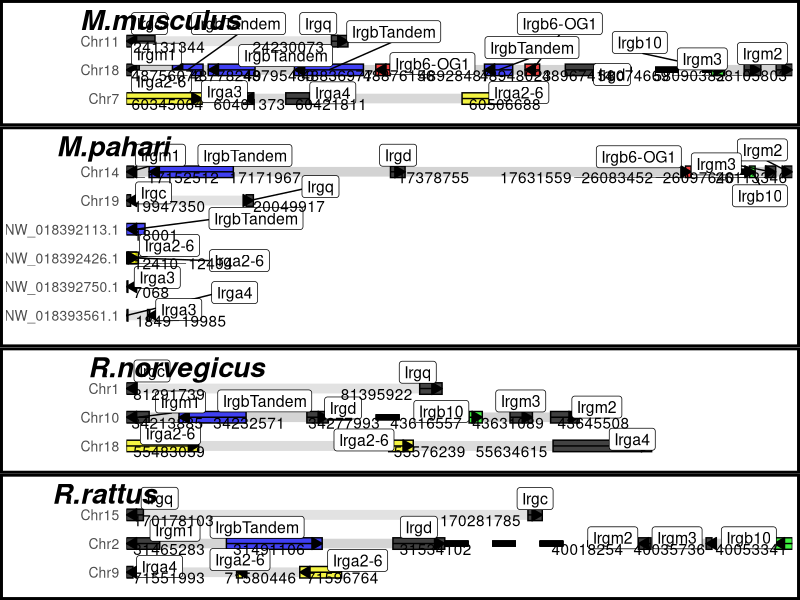
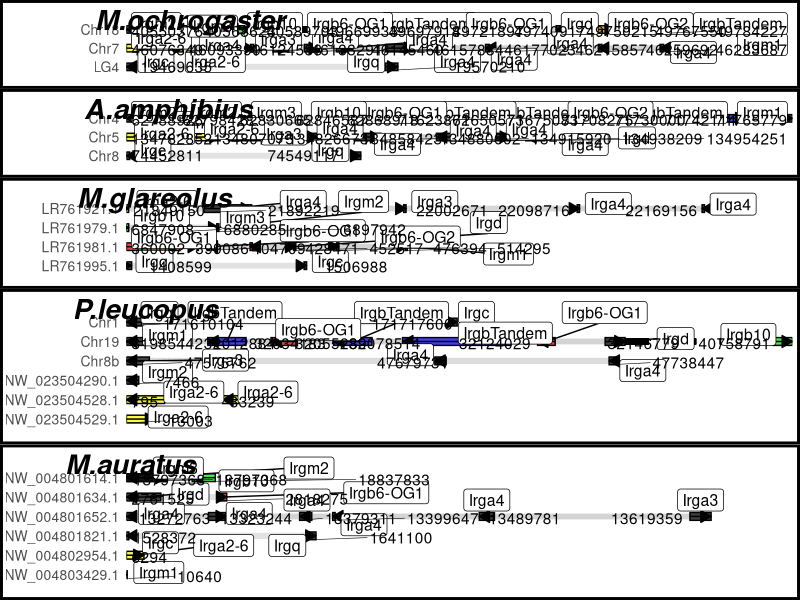

The R source for these figures, in order:
library(ggplot2)
library(reshape2)
library(dplyr)
library(gridExtra)
library(ggrepel)
library(cowplot)

data <- read.csv("../data/data4syntheny.csv", sep = "\t")

# order chromosomes
data$chr <- as.factor(data$chr)
data <- data[order(data$chr),]
d1 <- data[grep("Chr", data$chr),]
d1 <- d1[order(as.numeric(gsub("b", "", gsub("Chr","",d1$chr)))),]
d1$chr <- factor(d1$chr, levels = unique(d1$chr)) 
d2 <- data[!grepl("Chr", data$chr),]
data <- rbind(d1, d2)
# add counter per species
data <- data %>% group_by(Species) %>% mutate(rankChr = dense_rank(chr))

#add full represented chr length
d1 <- data %>% group_by(Species, chr) %>%
  summarise(chrStart=min(start), chrEnd=max(end), chrLength=max(end)-min(start))
data <- merge(data, d1)
# set x break: is gene far from chr start? if yes, break
breakStart <- 2500000
data$part <- "part1"
data$part[data$start - data$chrStart > breakStart] <- "part2"

d1 <- data[data$part %in% "part1",] %>% group_by(Species, chr) %>%
  summarise(part1chrStart=min(start), part1chrEnd=max(end), part1chrLength=max(end)-min(start))
d2 <- data[data$part %in% "part2",] %>% group_by(Species, chr) %>%
  summarise(part2chrStart=min(start), part2chrEnd=max(end), part2chrLength=max(end)-min(start))
data <- merge(data,merge(d1, d2, all = T))
data$part2chrLength[is.na(data$part2chrLength)] <- 0

data$isBreak <- F
data$isBreak[data$part2chrLength > 1] <- T

# coord for plot
## Part 1
data$geneStartPlot <- data$start - data$chrStart
data$geneEndPlot <- data$end - data$chrStart
## Part 2
breakSizePlot <- 50000
# reducton: real end - break plot end
reduct <- data$part2chrStart[data$part %in% "part2"] - (
  data$part1chrEnd[data$part %in% "part2"] - data$chrStart[data$part %in% "part2"] + breakSizePlot)
# data$start - data$chrStart - reduction
data$geneStartPlot[data$part %in% "part2"] <- data$start[data$part %in% "part2"]  - reduct
data$geneEndPlot[data$part %in% "part2"] <- data$end[data$part %in% "part2"]  - reduct

# # set up end and start of arrow
data$arrowStart <- data$geneStartPlot
data$arrowEnd <- data$geneEndPlot
data$arrowStart[data$forward_reverse %in% "R"] <- data$geneEndPlot[data$forward_reverse %in% "R"]
data$arrowEnd[data$forward_reverse %in% "R"] <- data$geneStartPlot[data$forward_reverse %in% "R"] 

# choose colors
group.colors <- c(IrgbTandem = "blue", "Irgb6-OG1" = "red", "Irgb6-OG2" = "orange", Irgb10 ="green", "Irga2-6" = "yellow",
                  Irga4=1, Irga3=1, Irgm1=1, Irgc=1, Irgm2=1, Irgd=1, Irgq=1, Irgm3=1)

makePlotPerSpecies <- function(df){
  ggplot(df)+
    # space for species name on top as label in plot_grid
    geom_rect(aes(xmin=0, xmax = 100000, ymin=0, ymax=0), col = "white") +
    # chr part1 & part2
    geom_rect(aes(xmin=0, xmax= part1chrLength, 
                  ymin=rankChr-0.2,ymax=rankChr+0.2), fill = "lightgrey", col = "white", alpha=.4)+
    geom_rect(aes(xmin=part1chrLength+breakSizePlot, xmax= part1chrLength + breakSizePlot + part2chrLength, 
                    ymin=rankChr-0.2,ymax=rankChr+0.2), fill = "lightgrey", col = "white", alpha=.4)+
    scale_y_reverse(breaks=1:length(unique(df$chr)), labels = unique(df$chr))+
    # make a cut for long chromosomes
    geom_segment(aes(x=part1chrEnd-part1chrStart, xend= part1chrEnd-part1chrStart+breakSizePlot,
                  y=rankChr,yend=rankChr, col = isBreak), linetype = 2, size =2)+
    scale_color_manual(values = c("white", "black"))+
    # genes
    geom_rect(aes(xmin=geneStartPlot, xmax=geneEndPlot, ymin=rankChr-0.2,ymax=rankChr+0.2, fill=IrgName),
              col="black", alpha = 0.7) +
    scale_fill_manual(values = group.colors)+
    # arrow in genes
    geom_segment(aes(x=arrowStart, xend=arrowEnd, y=rankChr, yend=rankChr),
                 arrow= arrow(length=unit(0.30,"cm"),type = "closed"), color ="black") +
    # genes labels
    geom_label_repel(aes(x = (geneEndPlot + geneStartPlot)/2, y = rankChr, label=IrgName), size = 4, nudge_y = 0.1)+
  # genomic position
  geom_text_repel(aes(x = geneStartPlot, y = rankChr+0.2, label=start),
                  force = 0.5, nudge_y = -0.2, direction = "x", vjust = 0, segment.size = 0.2)+
  # theme
  theme_classic() +
    scale_x_continuous(expand = c(0,0)) +
    theme(axis.title = element_blank(), axis.ticks = element_blank(), axis.line =  element_blank(),
          legend.position = "none", panel.border=element_blank(), 
          axis.text.y = element_text(size = 10), axis.text.x = element_blank(),
          plot.background = element_rect(color = "black", size = 2))
}

muridae <- c("M.musculus", "M.pahari","R.norvegicus","R.rattus")
cricetidae <- c("M.ochrogaster","A.amphibius", "M.glareolus", "P.leucopus", "M.auratus")

makeSubPlot <- function(gp){
  plot.list <- list()
  ratio <- vector()
  for (s in gp){
    p <- makePlotPerSpecies(data[data$Species %in% s,])
    ratio[s] <- length(unique(data[data$Species %in% s,"chr"])) +1
    plot.list[[s]] <- p
  }
  plot_grid(plotlist = plot.list, nrow=length(gp), rel_heights = ratio, align = "hv",  
            labels = gp, label_fontface = "bold.italic", label_size = 20)
}

pdf(file = "../figures/SyntenyPlot_muridae.pdf", width = 20, height =20)
makeSubPlot(muridae)
dev.off()

pdf(file = "../figures/SyntenyPlot_cricetidae.pdf", width = 20, height =25)
makeSubPlot(cricetidae)
dev.off()
